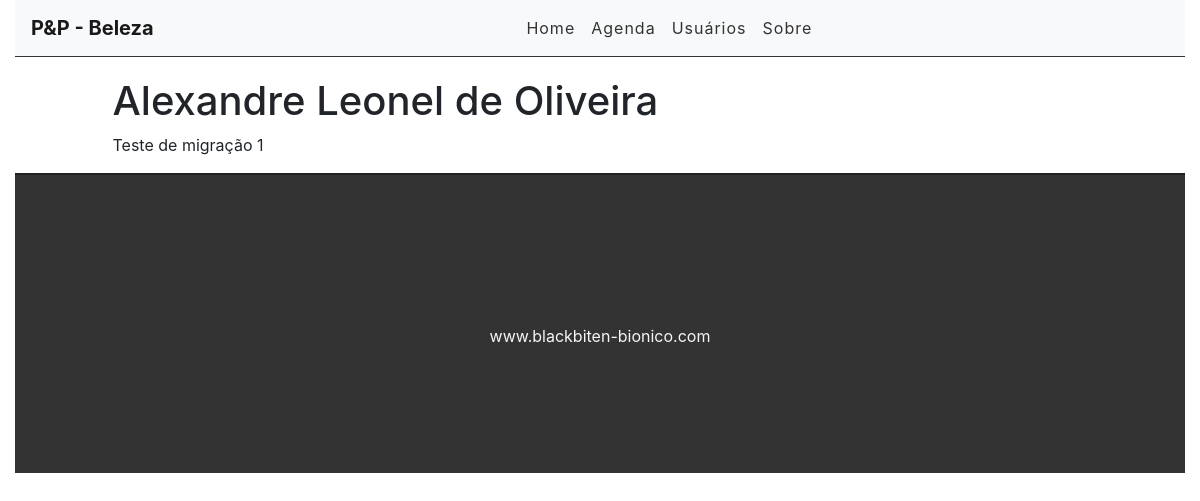
The app's page /busca/5 with its own data.
### busca/models.py (models this page shows)
class Contato(models.Model):
    SEXO_CHOICES = (
        (u'masculino', u'Masculino'),
        (u'feminino', u'Feminino'),
    )
    STATUS_CHOICES = (
        (u'em atendimento', 'Em Atendimento'),
        (u'atendimento encerrado', 'Atendimento encerrado'),
        (u'encerrado', 'Encerrado'),
    )
    contato_id = models.AutoField(primary_key=True)
    contato_nome = models.CharField(max_length=45)
    contato_nascimento = models.DateField()
    contato_sexo = models.CharField(max_length=50, choices=SEXO_CHOICES)
    contato_email = models.CharField(max_length=50)
    contato_fone = models.CharField(max_length=11)
    description = models.TextField()
    status = models.CharField(max_length=50, choices=STATUS_CHOICES,)
    created_at = models.DateTimeField(auto_now_add=True)
    update_at = models.DateTimeField(auto_now=True)

### busca/views.py (the view)
# urls.py: path('busca/<int:contato_id>', views.contatoView, name='busca'),
def contatoView(request, contato_id):
    contato = get_object_or_404(Contato, pk=contato_id)
    return render(request, 'busca/contato.html', {'contato': contato})

### busca/templates/busca/contato.html (shortened to what this page needs)
{% extends 'base.html' %}
{% block content %}
<div class="offset-1 col-10 list-div">
    <h1>{{ contato.contato_nome}}</h1>
    <p>{{ contato.description }}</p>
</div>
{% endblock %}

### busca/static/css/styles.css (style rules this page uses)
.list-div { padding: 0; }

### records on screen
Contato: contato_nome "Alexandre Leonel de Oliveira", description "Teste de migração 1"
